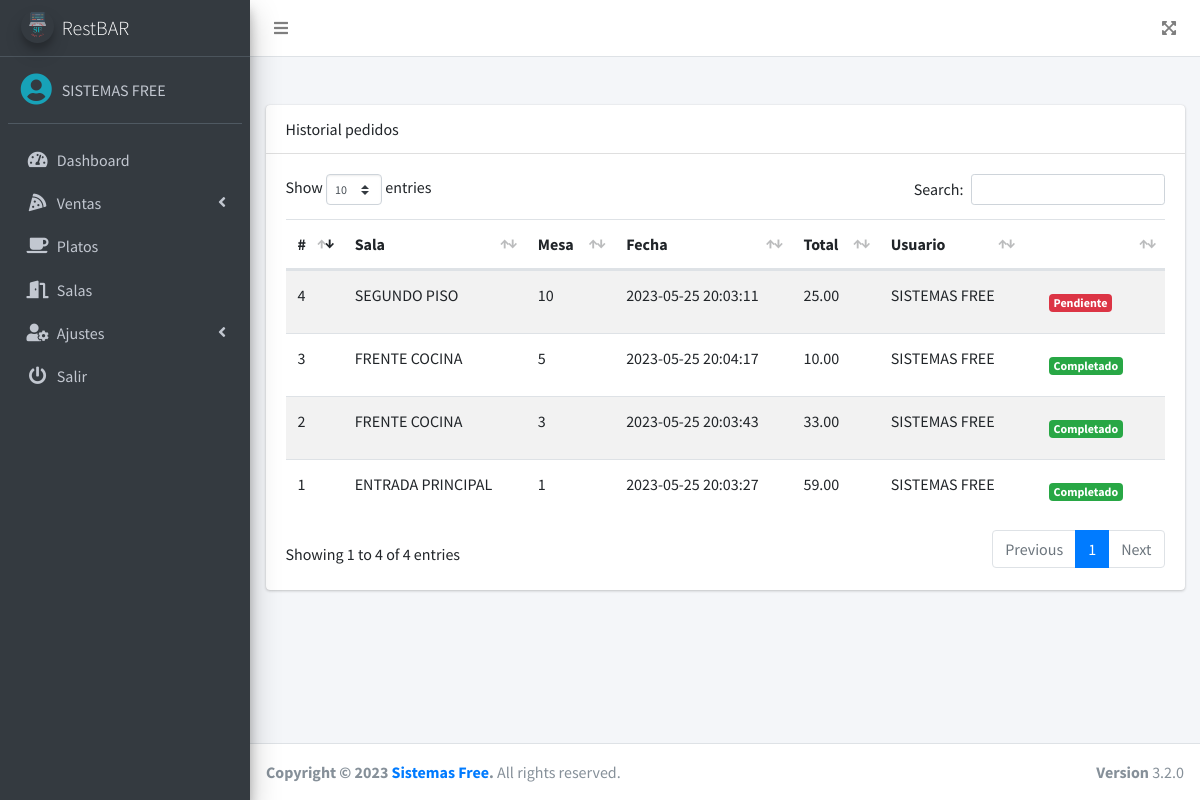
The app's page /src/lista_ventas.php (signed in) with its own data.
### tables this page shows
CREATE TABLE `pedidos` (
  `id` int(11) NOT NULL,
  `id_sala` int(11) NOT NULL,
  `num_mesa` int(11) NOT NULL,
  `fecha` timestamp NOT NULL DEFAULT current_timestamp() ON UPDATE current_timestamp(),
  `total` decimal(10,2) NOT NULL,
  `observacion` text DEFAULT NULL,
  `estado` enum('PENDIENTE','FINALIZADO') NOT NULL DEFAULT 'PENDIENTE',
  `id_usuario` int(11) NOT NULL
);

CREATE TABLE `salas` (
  `id` int(11) NOT NULL,
  `nombre` varchar(100) NOT NULL,
  `mesas` int(11) NOT NULL,
  `estado` int(11) NOT NULL DEFAULT 1
);

CREATE TABLE `usuarios` (
  `id` int(11) NOT NULL,
  `nombre` varchar(200) NOT NULL,
  `correo` varchar(200) NOT NULL,
  `pass` varchar(50) NOT NULL,
  `rol` int(11) NOT NULL,
  `estado` int(11) NOT NULL DEFAULT 1
);

### src/lista_ventas.php (the view, shortened to what this page needs)
<?php
require_once "../conexion.php";
$query = mysqli_query($conexion, "SELECT p.*, s.nombre AS sala, u.nombre FROM pedidos p INNER JOIN salas s ON p.id_sala = s.id INNER JOIN usuarios u ON p.id_usuario = u.id");
include_once "includes/header.php";
?>
<div class="card">
    <div class="card-header">
        Historial pedidos
    </div>
    <div class="card-body">
        <div class="table-responsive">
            <table class="table table-striped" id="tbl">
                <thead>
                    <tr>
                        <th>#</th>
                        <th>Sala</th>
                        <th>Mesa</th>
                        <th>Fecha</th>
                        <th>Total</th>
                        <th>Usuario</th>
                        <th></th>
                    </tr>
                </thead>
                <tbody>
                    <?php while ($row = mysqli_fetch_assoc($query)) {
                        if ($row['estado'] == 'PENDIENTE') {
                            $estado = '<span class="badge badge-danger">Pendiente</span>';
                        } else {
                            $estado = '<span class="badge badge-success">Completado</span>';
                        }
                        ?>
                        <tr>
                            <td><?php echo $row['id']; ?></td>
                            <td><?php echo $row['sala']; ?></td>
                            <td><?php echo $row['num_mesa']; ?></td>
                            <td><?php echo $row['fecha']; ?></td>
                            <td><?php echo $row['total']; ?></td>
                            <td><?php echo $row['nombre']; ?></td>
                            <td>
                                <a href="#" class="btn"><?php echo $estado; ?></a>
                            </td>
                        </tr>
                    <?php } ?>
                </tbody>
            </table>
        </div>
    </div>
</div>
<?php include_once "includes/footer.php"; ?>

### records on screen
pedidos: id "1", id_sala.nombre "ENTRADA PRINCIPAL", num_mesa "1", fecha "2023-05-25 20:03:27", total "59.00", id_usuario.nombre "SISTEMAS FREE", estado "Completado"
pedidos: id "2", id_sala.nombre "FRENTE COCINA", num_mesa "3", fecha "2023-05-25 20:03:43", total "33.00", id_usuario.nombre "SISTEMAS FREE", estado "Completado"
pedidos: id "3", id_sala.nombre "FRENTE COCINA", num_mesa "5", fecha "2023-05-25 20:04:17", total "10.00", id_usuario.nombre "SISTEMAS FREE", estado "Completado"
pedidos: id "4", id_sala.nombre "SEGUNDO PISO", num_mesa "10", fecha "2023-05-25 20:03:11", total "25.00", id_usuario.nombre "SISTEMAS FREE", estado "Pendiente"

### other values on screen
$_SESSION['nombre'] "SISTEMAS FREE"
